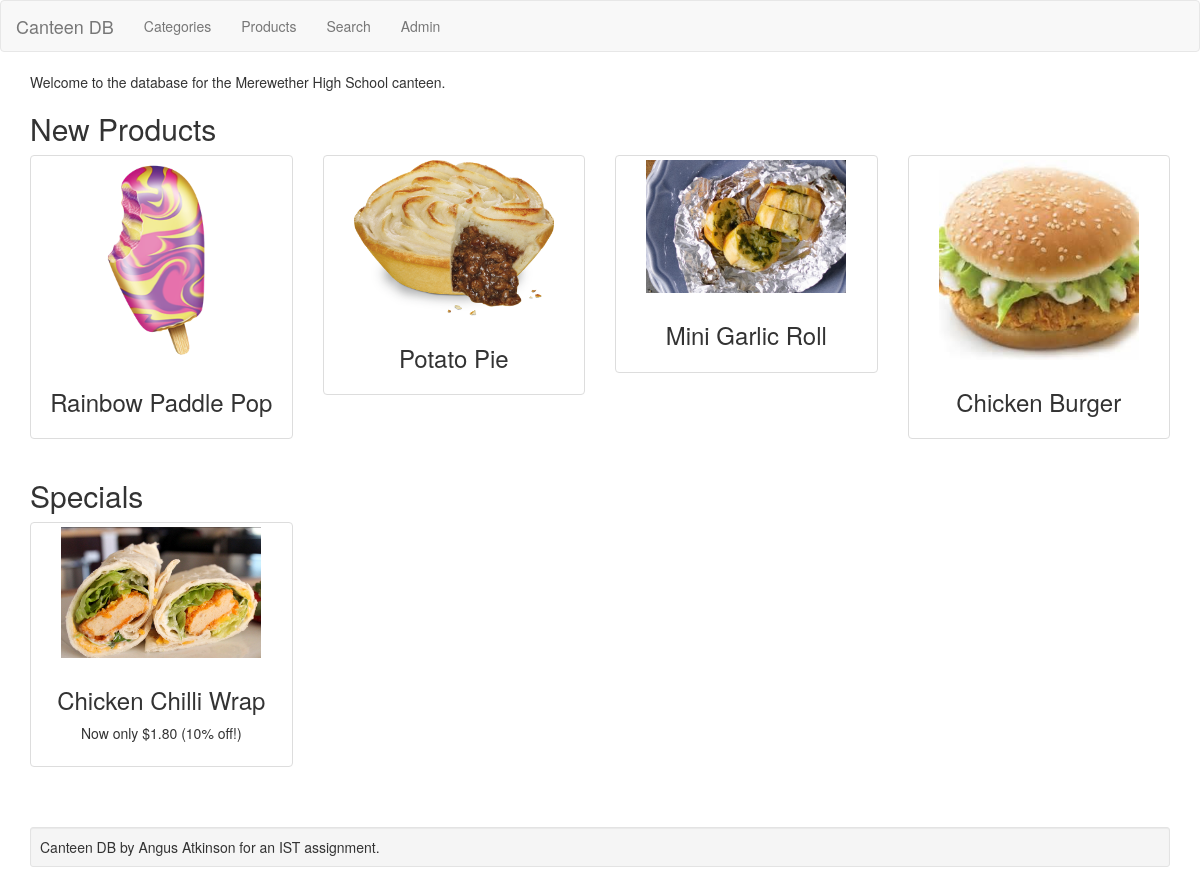
The app's page /, older data.
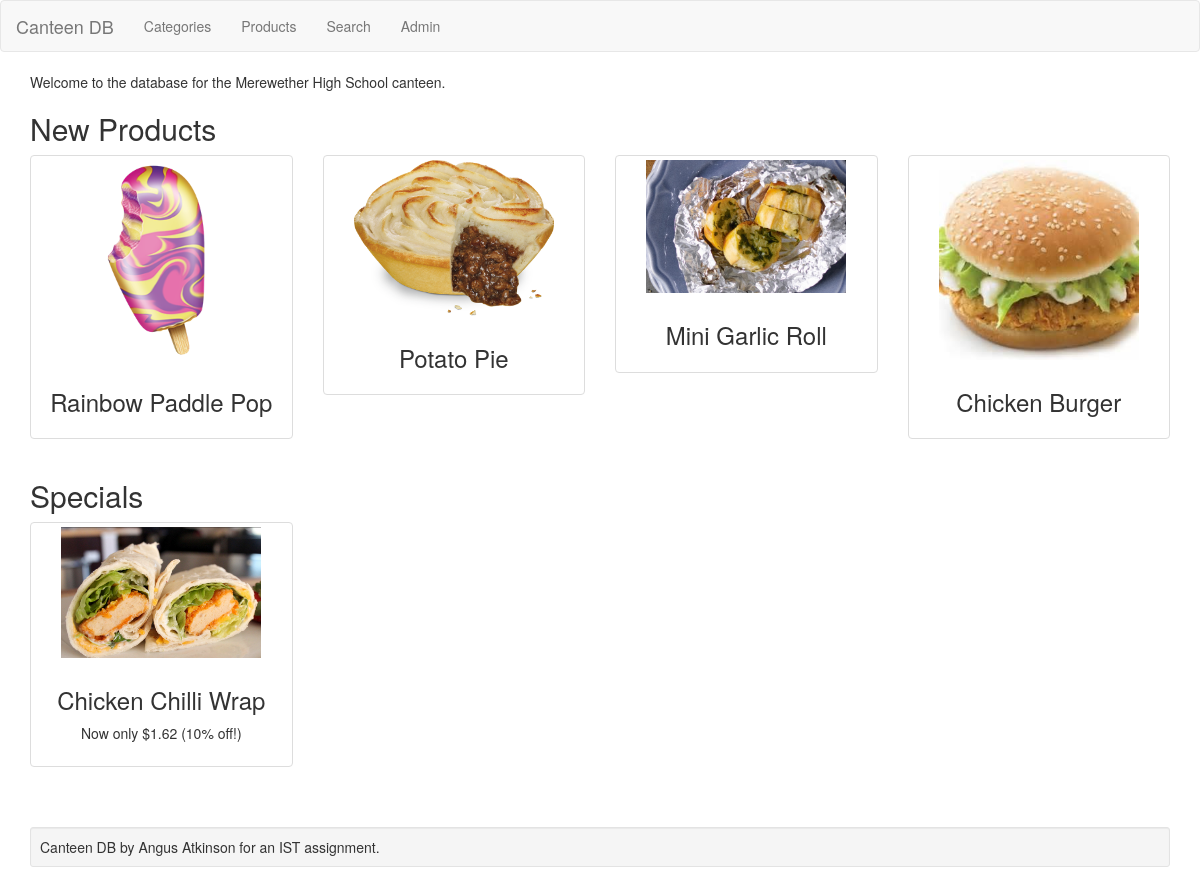
The same page, newer data.
### shoppingapp/models.py (models this page shows, shortened)
class Product(models.Model):
    category = models.ForeignKey(Category)
    product_name = models.CharField(max_length=200)
    thumbnail = models.FilePathField(path=IMAGES_FOLDER, recursive=True)
    price = models.DecimalField(default=0.0, decimal_places=2, max_digits=3)
    rating = models.FloatField(default=2.5)
    stock = models.IntegerField(default=10)
    date_added = models.DateTimeField('date added', default=django.utils.timezone.now)
    special = models.DecimalField(default=0.0, decimal_places=2, max_digits=3)
    ingredients = models.TextField(default="Insert ingredients here")

### shoppingapp/views.py (the view)
# urls.py: url(r'^$', views.index, name='index'),
def index(request):
    newest_products_list = Product.objects.order_by('-date_added')[:4]
    specials_list = Product.objects.filter(special__gt=0.0);
    context = {'newest_products_list': newest_products_list,
               'specials_list': specials_list}
    return render(request, 'shoppingapp/home.html', context)

### shoppingapp/templatetags/mathtag.py (called while the page is built)
@register.tag('math')
def do_math(parser, token):
    tokens = token.split_contents()
    if len(tokens) < 5:
        raise TemplateSyntaxError("'math' tag requires at least 4 arguments")
    expr, as_, var_name = tokens[-3:]
    if re.match(r'^(\'|")', expr):
        expr = expr.strip(expr[0])
    args = []
    for a in tokens[1:-3]:
        if a.find('|') != -1:
            args.append(FilterExpression(a, parser))
        else:
            args.append(Variable(a))
    return MathNode(var_name, expr, args)

    def render(self, context):
        expr = self.expr
        for i, a in enumerate(self.args):
            expr = expr.replace('$%d' % (i + 1), str(a.resolve(context)))
        try:
            result = eval(expr, {"__builtins__": None}, math_safe_dict)
            context[self.var_name] = result
        except:
            pass
        return ''

### shoppingapp/templates/shoppingapp/home.html
{% extends 'shoppingapp/base.html' %}
{% load mathtag %}
{% block content %}
<p>Welcome to the database for the Merewether High School canteen.</p>
<h2>New Products</h2>
<div class="row">
{% for product in newest_products_list %}
  <div class="col-sm-6 col-md-3">
    <a href="/products/{{ product.pk }}" class="thumbnail">
      <img src="static/shoppingapp/images/{{ product.thumbnail }}" alt="{{ product.product_name }}">
      <div class="caption">
        <h3>{{ product.product_name }}</h3>
      </div>
    </a>
  </div>
{% endfor %}
</div>
{% if specials_list %}
  <h2>Specials</h2>
  <div class="row">
  {% for product in specials_list %}
    <div class="col-sm-6 col-md-3">
      <a href="/products/{{ product.pk }}" class="thumbnail">
        <img src="static/shoppingapp/images/{{ product.thumbnail }}" alt="{{ product.product_name }}">
        <div class="caption">
          {% math product.special product.price "(1 - $1) * $2" as special_price %}
          {% math product.special "$1 * 100" as special_percentage %}
          <h3>{{ product.product_name }}</h3>
          <p>Now only ${{ special_price|floatformat:"2" }} ({{ special_percentage|floatformat:"0" }}% off!)</p>
        </div>
      </a>
    </div>
  {% endfor %}
  </div>
{% endif %}
{% endblock %}

Row changes from the older to the newer data that the page shows:
changed Product "Chicken Chilli Wrap": special_price "1.80" → "1.62"
